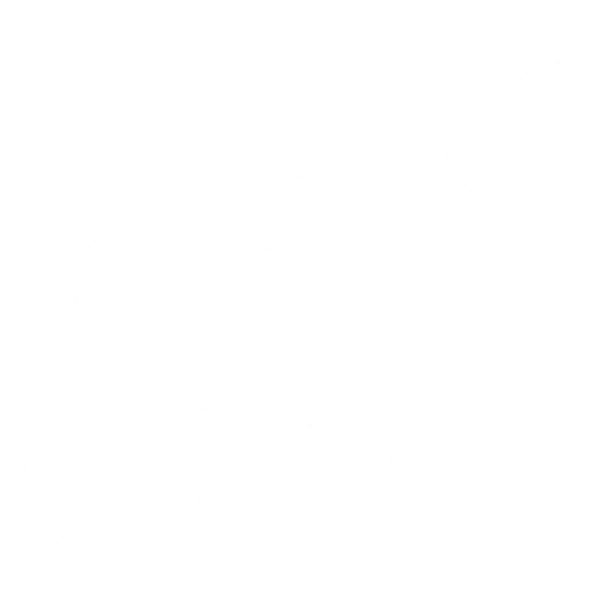
Frame 1 (no input)
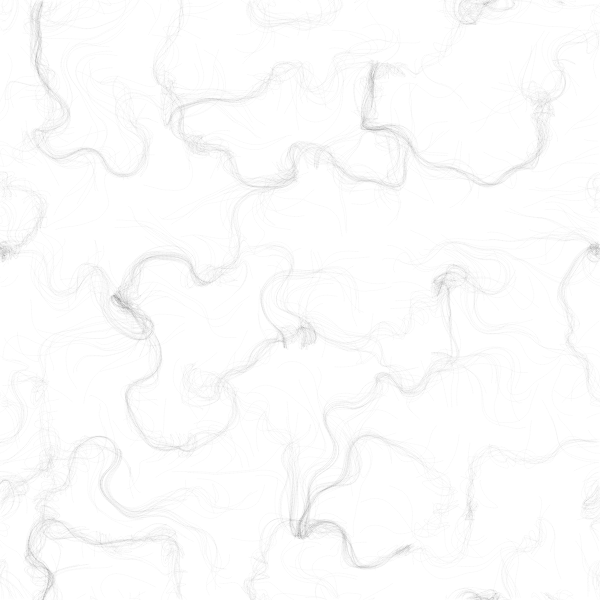
Frame 60 (no input)
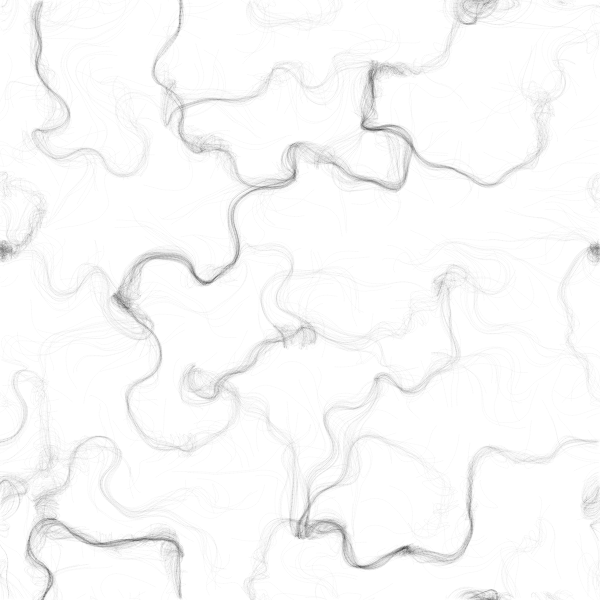
Frame 120 (the mouse pressed at the canvas centre since frame 60)

The p5.js sketch that drew these frames (run headless with seeded random() and noise() and a simulated clock; from frame 60 on, the mouse is pressed at the canvas centre):

// p5.js sketch
// ── sketch.js

let inc = 0.1;
let scale = 10;
let cols, rows;
let fr;

let zoff = 0;
let particles = [];
let flowfield;

function setup() {
  // frameRate(10);
  createCanvas(600, 600);
  cols = floor(width / scale);
  rows = floor(height / scale);
  fr = createP('');
  particles[0] = new Particle();
  flowfield = new Array(cols * rows);
  for (let i = 0; i < 1000; i++) {
    particles[i] = new Particle();
  }
  background(255);
}

function draw() {

  let xoff = 0;
  let yoff = 0;

  

  for (let y = 0; y <= rows; y++) {
    xoff = 0;
    for (let x = 0; x <= cols; x++) {
      let index = x + y * cols;
      
      let angle = noise(xoff, yoff, zoff) * TWO_PI * 4;
      let v = p5.Vector.fromAngle(angle);
      v.setMag(1);
      flowfield[index] = v;

      xoff += inc;
      stroke(0, 50);
      strokeWeight(1);
      push();
      translate(x * scale, y * scale);
      rotate(v.heading());
      // line(0, 0, scale, 0);
      pop();
      //fill(r);
      //rect(x * scale, y * scale, scale, scale);
    }
    yoff += inc;
  }
  zoff += 0.0003;
  
  for (var i = 0; i < particles.length; i++) {
    particles[i].follow(flowfield);
    particles[i].update();
    particles[i].edges();
    particles[i].show();
    
  }
  

  fr.html(floor(frameRate()));

  // noLoop();
}

// ── particle.js

function Particle() {
    this.pos = createVector(random(width), random(height));
    this.vel = createVector(0, 0);
    this.acc = createVector(0, 0);
    this.maxspeed = 4;
    this.prevPos = this.pos.copy();

    this.update = function() {
        this.vel.add(this.acc);
        this.vel.limit(this.maxspeed);
        this.pos.add(this.vel);
        this.acc.mult(0);
    }

    this.applyForce = function(force) {
        this.acc.add(force);
    }

    this.follow = function(flowfield) {
        let x = floor(this.pos.x / scale);
        let y = floor(this.pos.y / scale);
        let index = x + y * cols;
        let force = flowfield[index];
        this.applyForce(force);
    }

    this.show = function() {
        stroke(0, 5);
        strokeWeight(1);
        line(this.pos.x, this.pos.y, this.prevPos.x, this.prevPos.y);
        // point(this.pos.x, this.pos.y);
        this.updatePrev();
    }

    this.updatePrev = function() {
        this.prevPos.x = this.pos.x;
        this.prevPos.y = this.pos.y;
    }

    this.edges = function() {
        if (this.pos.x > width) {
            this.pos.x = 0;
            this.updatePrev();
        }
        if (this.pos.x < 0) {
            this.pos.x = width;
            this.updatePrev();
        }
        if (this.pos.y > height) {
            this.pos.y = 0;
            this.updatePrev();
        }
        if (this.pos.y < 0) {
            this.pos.y = height;
            this.updatePrev();
        }
    }
}
// ── style.css
html, body {
  margin: 10;
  padding: 0;
}

canvas {
  display: block;
  border-width: 1px;
  border-style: dotted;
}
